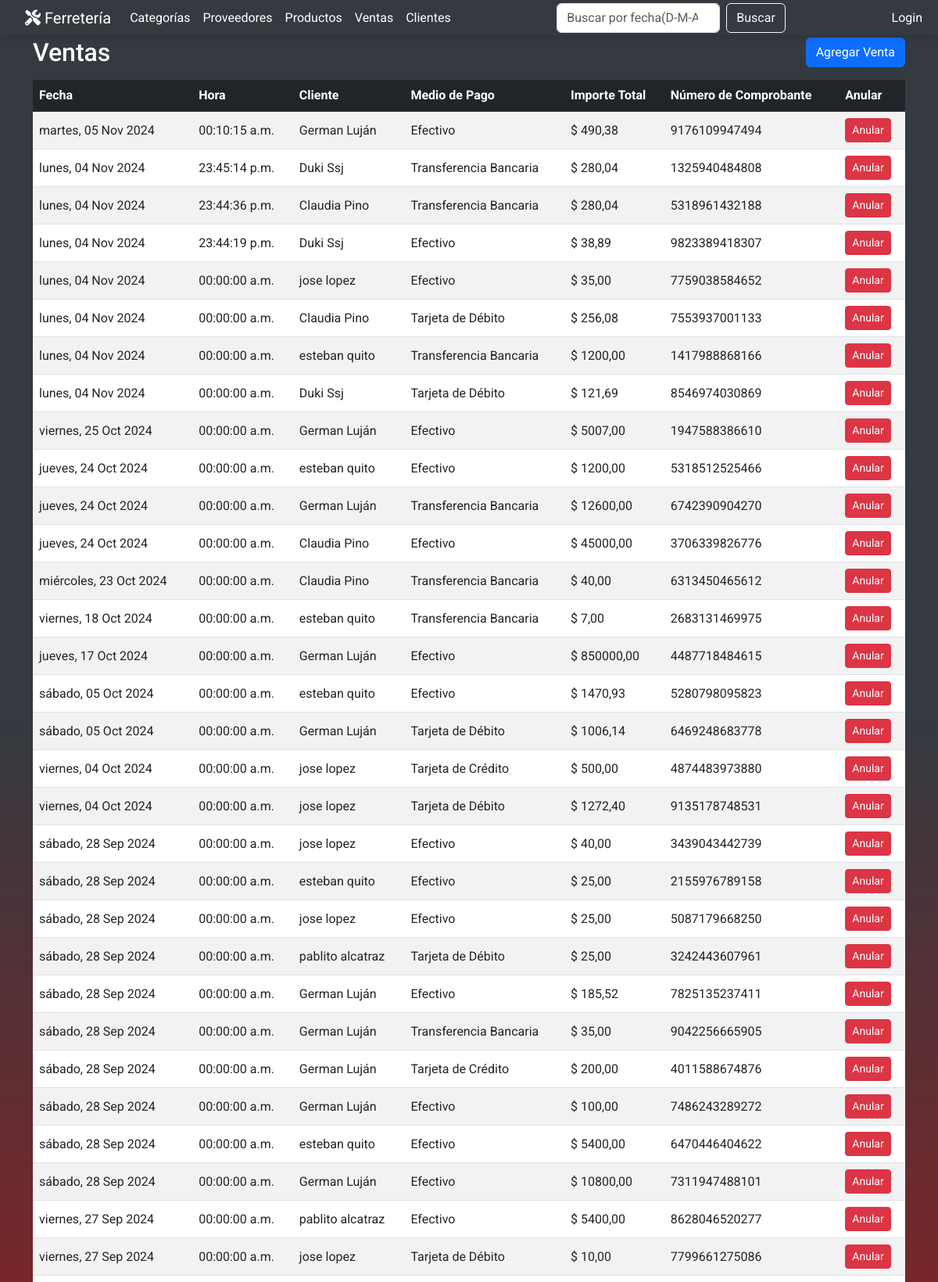
/ventas/ (upper part), run on the app's committed database.
### miAplicacion/models.py (models this page shows, shortened)
class Venta(models.Model):
    fecha = models.DateTimeField(default=timezone.now)
    numero_comprobante = models.CharField(max_length=13, unique=True, verbose_name="Número de Comprobante")
    cliente = models.ForeignKey(Cliente, on_delete=models.CASCADE, default=None, null=True)
    medio_de_pago = models.ForeignKey(MedioDePago, on_delete=models.CASCADE, default=None, null=True)
    detalle_ventas = models.ManyToManyField(Producto, through="DetalleVenta")
    importe_total = models.DecimalField(null=False, max_digits=10, decimal_places=2, default=0.00)
    anulada = models.BooleanField(default=False)  # Nuevo campo

class Cliente(models.Model):
    nombre = models.CharField(max_length=50)
    apellido = models.CharField(max_length=100)
    documento = models.CharField(max_length=50)
    direccion = models.CharField(max_length=200, default='', blank=True)
    telefono = models.CharField(max_length=15)
    email = models.EmailField(default='', blank=True)
    def __str__(self):
        return f"{self.nombre} {self.apellido}"

class MedioDePago(models.Model):
    TIPO_PAGO_CHOICES = [
        ('EF', 'Efectivo'),
        ('TC', 'Tarjeta de Crédito'),
        ('TD', 'Tarjeta de Débito'),
        ('TR', 'Transferencia Bancaria'),
    ]  # Puedes agregar más opciones aquí
    nombre = models.CharField(max_length=2, choices=TIPO_PAGO_CHOICES, unique=True)
    def __str__(self):
        return self.get_nombre_display()

### miAplicacion/views.py (the view, shortened to what this page needs)
# urls.py: path('ventas/', VentaListView.as_view(), name='venta_lista'),
class VentaListView(ListView):
    model = Venta
    template_name = 'ventas/venta_lista.html'  # Plantilla que se va a renderizar
    context_object_name = 'ventas'  # Nombre de la variable en el contexto
    ordering = ['-fecha']  # Orden por defecto (descendente por fecha)
    def get_queryset(self):
        queryset = super().get_queryset().filter(anulada=False).order_by('-fecha')  # Filtrar solo ventas no anuladas
        query = self.request.GET.get('q')  # Obtener el valor de la búsqueda desde la barra
        return queryset
    def get_context_data(self, **kwargs):
        context = super().get_context_data(**kwargs)
        context['query'] = self.request.GET.get('q', '')  # Para mantener el valor de búsqueda en la barra
        context['busqueda_placeholder'] = 'fecha(D-M-A),cliente,número de comprobante.'  # Placeholder
        return context

### miAplicacion/templates/ventas/venta_lista.html (shortened to what this page needs)
{% extends 'base.html' %}
{% block search_url %}{% url 'venta_lista' %}{% endblock %}
{% block content %}
<div class="container mt-5">
    <div class="d-flex justify-content-between align-items-center mb-3">
        <h2 class="mb-0">Ventas</h2>
        <a href="{% url 'venta_agregar' %}" class="btn btn-primary">Agregar Venta</a>
    </div>
    {% if ventas %}
    <div class="table-responsive">
        <table class="table table-striped table-hover align-middle">
            <thead class="table-dark ">
                <tr>
                    <th>Fecha</th>
                    <th>Hora</th>
                    <th>Cliente</th>
                    <th>Medio de Pago</th>
                    <th>Importe Total</th>
                    <th>Número de Comprobante</th>
                    <th>Anular</th>
                </tr>
            </thead>
            <tbody>
                {% for venta in ventas %}
                <tr onclick="window.location='{% url 'detalle_venta' venta.id %}'">
                    <td>{{ venta.fecha|date:"l, d M Y" }}</td>
                    <td>{{ venta.fecha|time:"H:i:s a"}}</td>
                    <td>{{ venta.cliente }}</td>
                    <td>{{ venta.medio_de_pago }}</td>
                    <td> $ {{ venta.importe_total }}</td>
                    <td>{{ venta.numero_comprobante }}</td>
                    <td>
                        <a href="{% url 'venta_anular' venta.pk %}" class="btn btn-danger btn-sm">Anular</a>
                    </td>
                </tr>
                {% endfor %}
            </tbody>
        </table>
    </div>
    {% else %}
    <p class= "text-center">No se encontraron ventas que coincidan con tu búsqueda.</p>
    {% endif %}
</div>
{% endblock %}

### miAplicacion/templates/base.html (style rules this page uses)
html, body { margin: 0; padding: 0; height: 100%; }
body { font-family: 'Roboto', sans-serif; background-color: #f8f9fa; color: #333; display: flex; flex-direction: column; min-height: 100vh; }

### data on the page
Venta: fecha "martes, 05 Nov 2024", fecha "00:10:15 a.m.", cliente "German Luján", medio_de_pago "Efectivo", importe_total "490,38", numero_comprobante "9176109947494"
Venta: fecha "lunes, 04 Nov 2024", fecha "23:45:14 p.m.", cliente "Duki Ssj", medio_de_pago "Transferencia Bancaria", importe_total "280,04", numero_comprobante "1325940484808"
Venta: fecha "lunes, 04 Nov 2024", fecha "23:44:36 p.m.", cliente "Claudia Pino", medio_de_pago "Transferencia Bancaria", importe_total "280,04", numero_comprobante "5318961432188"
Venta: fecha "lunes, 04 Nov 2024", fecha "23:44:19 p.m.", cliente "Duki Ssj", medio_de_pago "Efectivo", importe_total "38,89", numero_comprobante "9823389418307"
Venta: fecha "lunes, 04 Nov 2024", fecha "00:00:00 a.m.", cliente "jose lopez", medio_de_pago "Efectivo", importe_total "35,00", numero_comprobante "7759038584652"
Venta: fecha "lunes, 04 Nov 2024", fecha "00:00:00 a.m.", cliente "Claudia Pino", medio_de_pago "Tarjeta de Débito", importe_total "256,08", numero_comprobante "7553937001133"
Venta: fecha "lunes, 04 Nov 2024", fecha "00:00:00 a.m.", cliente "esteban quito", medio_de_pago "Transferencia Bancaria", importe_total "1200,00", numero_comprobante "1417988868166"
Venta: fecha "lunes, 04 Nov 2024", fecha "00:00:00 a.m.", cliente "Duki Ssj", medio_de_pago "Tarjeta de Débito", importe_total "121,69", numero_comprobante "8546974030869"
Venta: fecha "viernes, 25 Oct 2024", fecha "00:00:00 a.m.", cliente "German Luján", medio_de_pago "Efectivo", importe_total "5007,00", numero_comprobante "1947588386610"
Venta: fecha "jueves, 24 Oct 2024", fecha "00:00:00 a.m.", cliente "esteban quito", medio_de_pago "Efectivo", importe_total "1200,00", numero_comprobante "5318512525466"
Venta: fecha "jueves, 24 Oct 2024", fecha "00:00:00 a.m.", cliente "German Luján", medio_de_pago "Transferencia Bancaria", importe_total "12600,00", numero_comprobante "6742390904270"
Venta: fecha "jueves, 24 Oct 2024", fecha "00:00:00 a.m.", cliente "Claudia Pino", medio_de_pago "Efectivo", importe_total "45000,00", numero_comprobante "3706339826776"
Venta: fecha "miércoles, 23 Oct 2024", fecha "00:00:00 a.m.", cliente "Claudia Pino", medio_de_pago "Transferencia Bancaria", importe_total "40,00", numero_comprobante "6313450465612"
Venta: fecha "viernes, 18 Oct 2024", fecha "00:00:00 a.m.", cliente "esteban quito", medio_de_pago "Transferencia Bancaria", importe_total "7,00", numero_comprobante "2683131469975"
Venta: fecha "jueves, 17 Oct 2024", fecha "00:00:00 a.m.", cliente "German Luján", medio_de_pago "Efectivo", importe_total "850000,00", numero_comprobante "4487718484615"
Venta: fecha "sábado, 05 Oct 2024", fecha "00:00:00 a.m.", cliente "esteban quito", medio_de_pago "Efectivo", importe_total "1470,93", numero_comprobante "5280798095823"
Venta: fecha "sábado, 05 Oct 2024", fecha "00:00:00 a.m.", cliente "German Luján", medio_de_pago "Tarjeta de Débito", importe_total "1006,14", numero_comprobante "6469248683778"
Venta: fecha "viernes, 04 Oct 2024", fecha "00:00:00 a.m.", cliente "jose lopez", medio_de_pago "Tarjeta de Crédito", importe_total "500,00", numero_comprobante "4874483973880"
Venta: fecha "viernes, 04 Oct 2024", fecha "00:00:00 a.m.", cliente "jose lopez", medio_de_pago "Tarjeta de Débito", importe_total "1272,40", numero_comprobante "9135178748531"
Venta: fecha "sábado, 28 Sep 2024", fecha "00:00:00 a.m.", cliente "jose lopez", medio_de_pago "Efectivo", importe_total "40,00", numero_comprobante "3439043442739"
Venta: fecha "sábado, 28 Sep 2024", fecha "00:00:00 a.m.", cliente "esteban quito", medio_de_pago "Efectivo", importe_total "25,00", numero_comprobante "2155976789158"
Venta: fecha "sábado, 28 Sep 2024", fecha "00:00:00 a.m.", cliente "jose lopez", medio_de_pago "Efectivo", importe_total "25,00", numero_comprobante "5087179668250"
Venta: fecha "sábado, 28 Sep 2024", fecha "00:00:00 a.m.", cliente "pablito alcatraz", medio_de_pago "Tarjeta de Débito", importe_total "25,00", numero_comprobante "3242443607961"
Venta: fecha "sábado, 28 Sep 2024", fecha "00:00:00 a.m.", cliente "German Luján", medio_de_pago "Efectivo", importe_total "185,52", numero_comprobante "7825135237411"
Venta: fecha "sábado, 28 Sep 2024", fecha "00:00:00 a.m.", cliente "German Luján", medio_de_pago "Transferencia Bancaria", importe_total "35,00", numero_comprobante "9042256665905"
Venta: fecha "sábado, 28 Sep 2024", fecha "00:00:00 a.m.", cliente "German Luján", medio_de_pago "Tarjeta de Crédito", importe_total "200,00", numero_comprobante "4011588674876"
Venta: fecha "sábado, 28 Sep 2024", fecha "00:00:00 a.m.", cliente "German Luján", medio_de_pago "Efectivo", importe_total "100,00", numero_comprobante "7486243289272"
Venta: fecha "sábado, 28 Sep 2024", fecha "00:00:00 a.m.", cliente "esteban quito", medio_de_pago "Efectivo", importe_total "5400,00", numero_comprobante "6470446404622"
Venta: fecha "sábado, 28 Sep 2024", fecha "00:00:00 a.m.", cliente "German Luján", medio_de_pago "Efectivo", importe_total "10800,00", numero_comprobante "7311947488101"
Venta: fecha "viernes, 27 Sep 2024", fecha "00:00:00 a.m.", cliente "pablito alcatraz", medio_de_pago "Efectivo", importe_total "5400,00", numero_comprobante "8628046520277"
Venta: fecha "viernes, 27 Sep 2024", fecha "00:00:00 a.m.", cliente "jose lopez", medio_de_pago "Tarjeta de Débito", importe_total "10,00", numero_comprobante "7799661275086"
